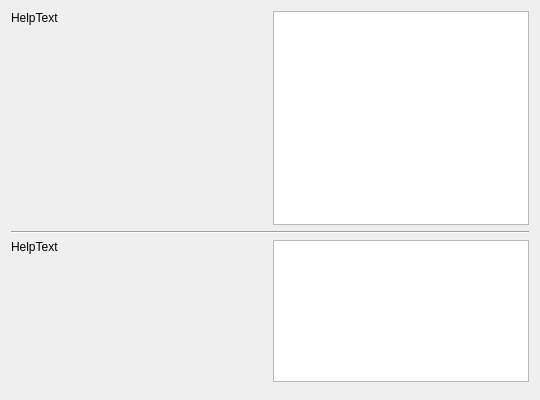
<?xml version="1.0" encoding="UTF-8"?>
<ui version="4.0">
 <class>wpBootloader</class>
 <widget class="QWizardPage" name="wpBootloader">
  <property name="geometry">
   <rect>
    <x>0</x>
    <y>0</y>
    <width>540</width>
    <height>400</height>
   </rect>
  </property>
  <property name="windowTitle">
   <string>WizardPage</string>
  </property>
  <property name="title">
   <string>Bootloader</string>
  </property>
  <property name="subTitle">
   <string>Select a bootloader and its installation target</string>
  </property>
  <layout class="QGridLayout" name="gridLayout">
   <item row="0" column="0">
    <widget class="QLabel" name="lblHelpText">
     <property name="sizePolicy">
      <sizepolicy hsizetype="MinimumExpanding" vsizetype="Expanding">
       <horstretch>0</horstretch>
       <verstretch>0</verstretch>
      </sizepolicy>
     </property>
     <property name="minimumSize">
      <size>
       <width>150</width>
       <height>0</height>
      </size>
     </property>
     <property name="text">
      <string>HelpText</string>
     </property>
     <property name="textFormat">
      <enum>Qt::RichText</enum>
     </property>
     <property name="alignment">
      <set>Qt::AlignLeading|Qt::AlignLeft|Qt::AlignTop</set>
     </property>
     <property name="wordWrap">
      <bool>true</bool>
     </property>
     <property name="openExternalLinks">
      <bool>true</bool>
     </property>
    </widget>
   </item>
   <item row="0" column="1">
    <widget class="QListWidget" name="bootloader">
     <property name="sizePolicy">
      <sizepolicy hsizetype="Expanding" vsizetype="Expanding">
       <horstretch>0</horstretch>
       <verstretch>3</verstretch>
      </sizepolicy>
     </property>
    </widget>
   </item>
   <item row="1" column="0" colspan="2">
    <widget class="Line" name="line">
     <property name="orientation">
      <enum>Qt::Horizontal</enum>
     </property>
    </widget>
   </item>
   <item row="2" column="0" rowspan="2">
    <widget class="QLabel" name="lblHelpText_2">
     <property name="sizePolicy">
      <sizepolicy hsizetype="MinimumExpanding" vsizetype="Expanding">
       <horstretch>0</horstretch>
       <verstretch>0</verstretch>
      </sizepolicy>
     </property>
     <property name="minimumSize">
      <size>
       <width>150</width>
       <height>0</height>
      </size>
     </property>
     <property name="text">
      <string>HelpText</string>
     </property>
     <property name="textFormat">
      <enum>Qt::RichText</enum>
     </property>
     <property name="alignment">
      <set>Qt::AlignLeading|Qt::AlignLeft|Qt::AlignTop</set>
     </property>
     <property name="wordWrap">
      <bool>true</bool>
     </property>
     <property name="openExternalLinks">
      <bool>true</bool>
     </property>
    </widget>
   </item>
   <item row="2" column="1">
    <widget class="QListWidget" name="bootloaderTarget">
     <property name="sizePolicy">
      <sizepolicy hsizetype="Expanding" vsizetype="Expanding">
       <horstretch>0</horstretch>
       <verstretch>2</verstretch>
      </sizepolicy>
     </property>
    </widget>
   </item>
   <item row="3" column="1">
    <spacer name="verticalSpacer">
     <property name="orientation">
      <enum>Qt::Vertical</enum>
     </property>
    </spacer>
   </item>
  </layout>
 </widget>
 <resources/>
 <connections/>
</ui>
